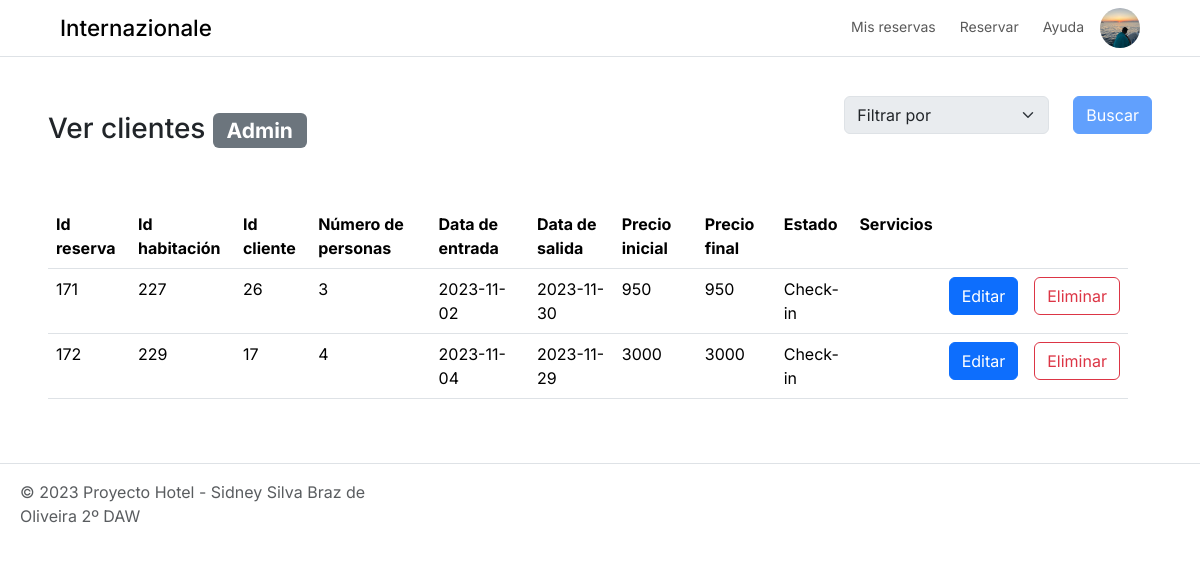
/forms/reservation/form_select_reservation_admin.php (signed in), run on the app's committed database.
### tables this page shows
CREATE TABLE `047reservas` (
  `id_reserva` int(11) NOT NULL,
  `id_habitacion` int(11) NOT NULL,
  `id_cliente` int(11) NOT NULL,
  `n_personas` int(8) NOT NULL,
  `data_entrada` date DEFAULT NULL,
  `data_salida` date DEFAULT NULL,
  `precio_inicial` decimal(10,0) DEFAULT NULL,
  `precio_final` decimal(10,0) DEFAULT NULL,
  `estado` varchar(255) NOT NULL,
  `json_servicios` longtext DEFAULT NULL CHECK (json_valid(`json_servicios`))
);

### forms/reservation/form_select_reservation_admin.php (the view, shortened to what this page needs)
<?php
$sql = "SELECT * FROM 047reservas;";
$result = mysqli_query($conn, $sql);
$reservations = mysqli_fetch_all($result, MYSQLI_ASSOC);
?>
<section class="pt-5 m-5">
    <div class="d-flex justify-content-between">
        <div class="heading">
            <h3 class="mt-3">Ver clientes <span class="badge bg-secondary">Admin</span></h3>
        </div>
        <div class="filter">
            <div class="dropdown">
                <form class="d-flex" action="form_select_room.php" method="POST">
                    <select disabled class="form-select" aria-label="Default select example" name="filtro" required>
                        <option value="" selected>Filtrar por</option>
                    </select>
                    <button disabled class="btn btn-primary ms-4" type="submit">Buscar</button>
                </form>
            </div>
        </div>
    </div>
    <div class="container-fluid my-5 d-flex row gap-3">
        <table class="table">
            <tr>
                <th>Id reserva</th>
                <th>Id habitación</th>
                <th>Id cliente</th>
                <th>Número de personas</th>
                <th>Data de entrada</th>
                <th>Data de salida</th>
                <th>Precio inicial</th>
                <th>Precio final</th>
                <th>Estado</th>
                <th>Servicios</th>
                <th></th>
                <th></th>
            </tr>
            <?php
            foreach ($reservations as $reservation) {
                ?>
                <form class="col" action="<?php echo 'form_update_reservation.php' ?>" method="POST">
                    <tr>
                        <td>
                            <?php echo $reservation['id_reserva'] ?>
                        </td>
                        <td>
                            <?php echo $reservation['id_habitacion'] ?>
                        </td>
                        <td>
                            <?php echo $reservation['id_cliente'] ?>
                        </td>
                        <td>
                            <?php echo $reservation['n_personas'] ?>
                        </td>
                        <td>
                            <?php echo $reservation['data_entrada'] ?>
                        </td>
                        <td>
                            <?php echo $reservation['data_salida'] ?>
                        </td>
                        <td>
                            <?php echo $reservation['precio_inicial'] ?>
                        </td>
                        <td>
                            <?php echo $reservation['precio_final'] ?>
                        </td>
                        <td>
                            <?php echo $reservation['estado'] ?>
                        </td>
                        <td>
                        </td>
                        <td>
                            <button class="btn btn-primary" type="submit">Editar</button>
                        </td>
                        <td>
                            <button type="button" class="btn btn-outline-danger" data-bs-toggle="modal"
                                data-bs-target="<?php echo '#exampleModal' . $reservation['id_reserva'] ?>">
                                Eliminar
                            </button>
                        </td>
                    </tr>
                </form>
                <?php
            }
            ?>
        </table>
    </div>
</section>

### styles/index.css (style rules this page uses)
* { font-family: "Inter", sans-serif !important; }
body, html { height: 100%; width: 100%; margin: 0; }

### data on the page
047reservas: id_reserva "171", id_habitacion "227", id_cliente "26", n_personas "3", data_entrada "2023-11-02", data_salida "2023-11-30", precio_inicial "950", precio_final "950", estado "Check-in"
047reservas: id_reserva "172", id_habitacion "229", id_cliente "17", n_personas "4", data_entrada "2023-11-04", data_salida "2023-11-29", precio_inicial "3000", precio_final "3000", estado "Check-in"
